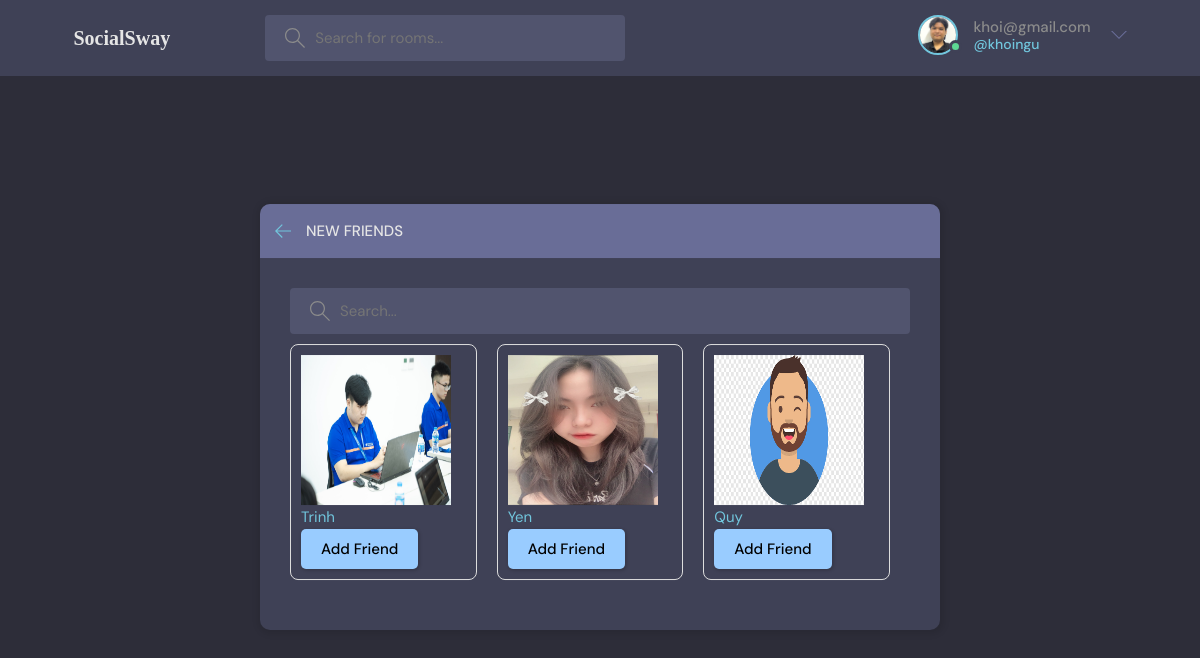
Before: /friend/ (signed in) with the older database file.
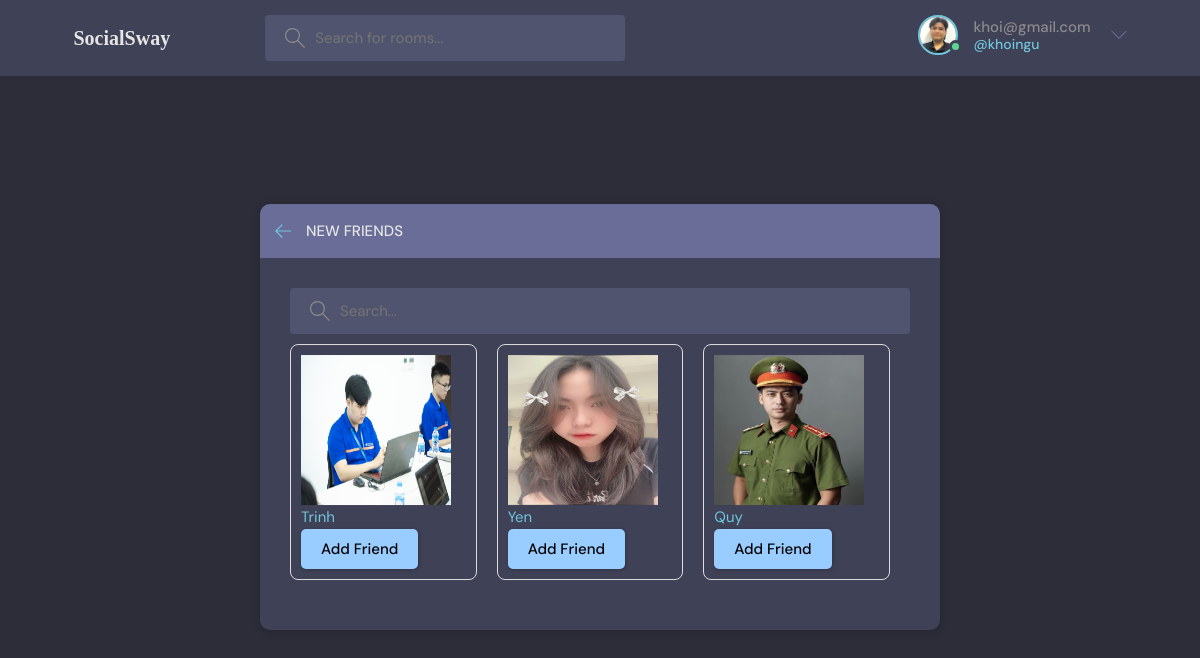
After: the same page with the newer database file.
### base/models.py (models this page shows)
class User(AbstractUser):
    name = models.CharField(max_length = 200, null = True)
    email =models.EmailField(unique = True,null =True)
    bio = models.TextField(null = True)
    avatar = models.ImageField(default='defaut1.png',null=True)
    USERNAME_FIELD ='email'
    REQUIRED_FIELDS = []

### base/views.py (the view)
# urls.py: path('friend/',views.friendPages, name ="friend"),
def friendPages(request):
    q = request.GET.get('q') if request.GET.get('q') != None else ''
    current_user = request.user
    user = User.objects.exclude(
    Q(id=current_user.id) |
    Q(friendship_sent__receiver=current_user, friendship_sent__status='accepted') |
    Q(friendship_received__sender=current_user, friendship_received__status='accepted') |
    Q(friendship_sent__sender=current_user, friendship_sent__status='pending')
).filter(username__icontains=q)
    return render(request,'base/allFriend.html',{'user':user})

### base/templates/base/allFriend.html (shortened to what this page needs)
  {% extends 'main.html' %}
  {% block content %}
  <main class="create-room layout" >
    <div class="container" >
      <div class="layout__box" >
        <div class="layout__boxHeader">
          <div class="layout__boxTitle">
            <a href="{% url 'home' %}">
              <svg version="1.1" xmlns="http://www.w3.org/2000/svg" width="32" height="32" viewBox="0 0 32 32">
                <title>arrow-left</title>
                <path
                  d="M13.723 2.286l-13.723 13.714 13.719 13.714 1.616-1.611-10.96-10.96h27.625v-2.286h-27.625l10.965-10.965-1.616-1.607z">
                </path>
              </svg>
            </a>
            <h3>New Friends</h3>
          </div>
        </div>
        <div class="topics-page layout__body">
          <form action="" method="GET" class="header__search">
            <label>
              <input name="q" placeholder="Search..." />
            </label>
          </form>
          <div class="topics__grid">
            {% for u in user %}
              <div class="topics__item" style="padding-top: 10px;">
                <a href="{% url 'profile' u.id%}">
                  <div class="friend-item">
                    <div class="friend-avatar">
                      <img src="{{ u.avatar.url }}" alt="{{ u.name }} Avatar"  />
                    </div>
                    <div class="friend-info">
                      <span class="friend-name">{{ u.name }}</span>
                      <div class="friend-actions" >
                        <a href="">
                        <button class="btn btn--primary" style="background-color: #99CCFF;">Add Friend</button>
                      </a>
                      </div>
                    </div>
                  </div>
                </a>
              </div>
            {% endfor %}
          </div>
        </div>
      </div>
    </div>
  </main>
  {% endblock content %}

Changed rows visible on the page:
changed User "Quy": avatar: a different picture
